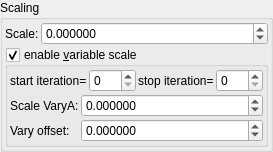
    <widget class="QGroupBox" name="groupBox_9">
     <property name="title">
      <string>Scaling</string>
     </property>
     <layout class="QVBoxLayout" name="verticalLayout_13" stretch="0,0">
      <property name="spacing">
       <number>2</number>
      </property>
      <property name="leftMargin">
       <number>2</number>
      </property>
      <property name="topMargin">
       <number>2</number>
      </property>
      <property name="rightMargin">
       <number>2</number>
      </property>
      <property name="bottomMargin">
       <number>2</number>
      </property>
      <item>
       <layout class="QHBoxLayout" name="horizontalLayout_3" stretch="0,1">
        <property name="topMargin">
         <number>0</number>
        </property>
        <item>
         <widget class="QLabel" name="label_11">
          <property name="text">
           <string>Scale:</string>
          </property>
         </widget>
        </item>
        <item>
         <widget class="MyDoubleSpinBox" name="spinbox_transf_scale_2">
          <property name="sizePolicy">
           <sizepolicy hsizetype="Minimum" vsizetype="Maximum">
            <horstretch>0</horstretch>
            <verstretch>0</verstretch>
           </sizepolicy>
          </property>
          <property name="prefix">
           <string/>
          </property>
          <property name="suffix">
           <string/>
          </property>
          <property name="decimals">
           <number>6</number>
          </property>
          <property name="minimum">
           <double>-99.989999999999995</double>
          </property>
          <property name="maximum">
           <double>99.989999999999995</double>
          </property>
          <property name="singleStep">
           <double>0.100000000000000</double>
          </property>
         </widget>
        </item>
       </layout>
      </item>
      <item>
       <widget class="MyGroupBox" name="groupCheck_transf_function_enabledK_false">
        <property name="title">
         <string>enable &amp;variable scale</string>
        </property>
        <property name="checkable">
         <bool>true</bool>
        </property>
        <layout class="QVBoxLayout" name="verticalLayout_15" stretch="0,0">
         <property name="spacing">
          <number>2</number>
         </property>
         <property name="leftMargin">
          <number>2</number>
         </property>
         <property name="topMargin">
          <number>2</number>
         </property>
         <property name="rightMargin">
          <number>2</number>
         </property>
         <property name="bottomMargin">
          <number>2</number>
         </property>
         <item>
          <layout class="QHBoxLayout" name="horizontalLayout" stretch="0,1,0,1">
           <property name="topMargin">
            <number>0</number>
           </property>
           <item>
            <widget class="QLabel" name="label_74">
             <property name="text">
              <string>start iteration=</string>
             </property>
             <property name="wordWrap">
              <bool>true</bool>
             </property>
            </widget>
           </item>
           <item>
            <widget class="MySpinBox" name="spinboxInt_transf_start_iterations_K">
             <property name="sizePolicy">
              <sizepolicy hsizetype="Minimum" vsizetype="Maximum">
               <horstretch>0</horstretch>
               <verstretch>0</verstretch>
              </sizepolicy>
             </property>
             <property name="minimum">
              <number>0</number>
             </property>
             <property name="maximum">
              <number>999</number>
             </property>
             <property name="value">
              <number>0</number>
             </property>
            </widget>
           </item>
           <item>
            <widget class="QLabel" name="label_59">
             <property name="text">
              <string>stop iteration=</string>
             </property>
             <property name="wordWrap">
              <bool>true</bool>
             </property>
            </widget>
           </item>
           <item>
            <widget class="MySpinBox" name="spinboxInt_transf_stop_iterations_K">
             <property name="sizePolicy">
              <sizepolicy hsizetype="Preferred" vsizetype="Maximum">
               <horstretch>0</horstretch>
               <verstretch>0</verstretch>
              </sizepolicy>
             </property>
             <property name="maximum">
              <number>999</number>
             </property>
            </widget>
           </item>
          </layout>
         </item>
         <item>
          <layout class="QGridLayout" name="gridLayout_31" columnstretch="0,1">
           <property name="spacing">
            <number>2</number>
           </property>
           <item row="1" column="1">
            <widget class="MyDoubleSpinBox" name="spinbox_transf_scale_vary_0">
             <property name="sizePolicy">
              <sizepolicy hsizetype="Minimum" vsizetype="Maximum">
               <horstretch>0</horstretch>
               <verstretch>0</verstretch>
              </sizepolicy>
             </property>
             <property name="prefix">
              <string/>
             </property>
             <property name="suffix">
              <string/>
             </property>
             <property name="decimals">
              <number>6</number>
             </property>
             <property name="minimum">
              <double>-99.989999999999995</double>
             </property>
             <property name="maximum">
              <double>99.989999999999995</double>
             </property>
             <property name="singleStep">
              <double>0.100000000000000</double>
             </property>
            </widget>
           </item>
           <item row="2" column="1">
            <widget class="MyDoubleSpinBox" name="spinbox_transf_scaleC_1">
             <property name="sizePolicy">
              <sizepolicy hsizetype="Minimum" vsizetype="Maximum">
               <horstretch>0</horstretch>
               <verstretch>0</verstretch>
              </sizepolicy>
             </property>
             <property name="prefix">
              <string/>
             </property>
             <property name="suffix">
              <string/>
             </property>
             <property name="decimals">
              <number>6</number>
             </property>
             <property name="minimum">
              <double>-99.989999999999995</double>
             </property>
             <property name="maximum">
              <double>99.989999999999995</double>
             </property>
             <property name="singleStep">
              <double>0.100000000000000</double>
             </property>
            </widget>
           </item>
           <item row="2" column="0">
            <widget class="QLabel" name="label_150">
             <property name="text">
              <string>Vary offset:</string>
             </property>
            </widget>
           </item>
           <item row="1" column="0">
            <widget class="QLabel" name="label_145">
             <property name="text">
              <string>Scale VaryA:</string>
             </property>
            </widget>
           </item>
          </layout>
         </item>
        </layout>
       </widget>
      </item>
     </layout>
    </widget>
